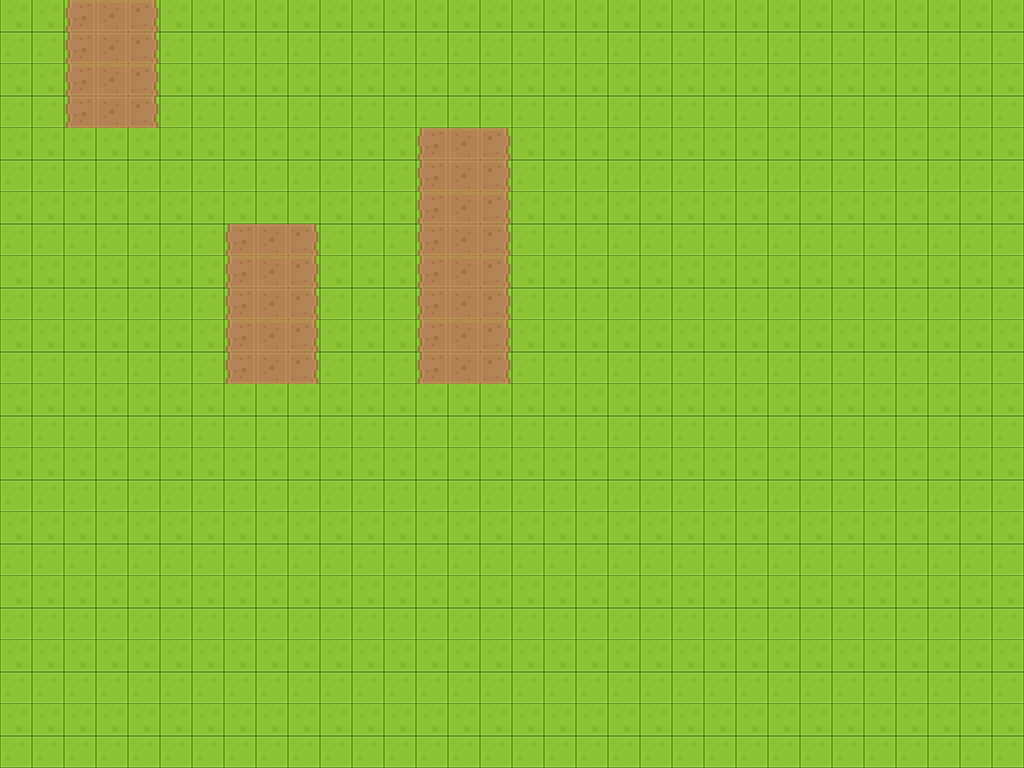

This is a level from a 2D game, rendered from its Tiled map with the project's own tilesets. A one-line summary and the complete map file follow:
An orthogonal 32x24 tile map with 32x32 px tiles, 2 tile layers (grass, path) and 10 objects (player_base, 1x, 3x, 2y, 4y, ...).

<map version="1.2" tiledversion="1.3.3" orientation="orthogonal" renderorder="right-down" width="32" height="24" tilewidth="32" tileheight="32" infinite="0" nextlayerid="6" nextobjectid="20">
 <tileset firstgid="1" source="roguelikeSheet_transparent 32 - 2 space.tsx" />
 <layer id="1" name="grass" width="32" height="24">
  <data encoding="csv">
6,6,6,6,6,6,6,6,6,6,6,6,6,6,6,6,6,6,6,6,6,6,6,6,6,6,6,6,6,6,6,6,
63,63,63,63,63,63,63,63,63,63,63,63,63,63,63,63,63,63,63,63,63,63,63,63,63,63,63,63,63,63,63,63,
6,6,6,6,6,6,6,6,6,6,6,6,6,6,6,6,6,6,6,6,6,6,6,6,6,6,6,6,6,6,6,6,
63,63,63,63,63,63,63,63,63,63,63,63,63,63,63,63,63,63,63,63,63,63,63,63,63,63,63,63,63,63,63,63,
6,6,6,6,6,6,6,6,6,6,6,6,6,6,6,6,6,6,6,6,6,6,6,6,6,6,6,6,6,6,6,6,
63,63,63,63,63,63,63,63,63,63,63,63,63,63,63,63,63,63,63,63,63,63,63,63,63,63,63,63,63,63,63,63,
6,6,6,6,6,6,6,6,6,6,6,6,6,6,6,6,6,6,6,6,6,6,6,6,6,6,6,6,6,6,6,6,
63,63,63,63,63,63,63,63,63,63,63,63,63,63,63,63,63,63,63,63,63,63,63,63,63,63,63,63,63,63,63,63,
6,6,6,6,6,6,6,6,6,6,6,6,6,6,6,6,6,6,6,6,6,6,6,6,6,6,6,6,6,6,6,6,
63,63,63,63,63,63,63,63,63,63,63,63,63,63,63,63,63,63,63,63,63,63,63,63,63,63,63,63,63,63,63,63,
6,6,6,6,6,6,6,6,6,6,6,6,6,6,6,6,6,6,6,6,6,6,6,6,6,6,6,6,6,6,6,6,
63,63,63,63,63,63,63,63,63,63,63,63,63,63,63,63,63,63,63,63,63,63,63,63,63,63,63,63,63,63,63,63,
6,6,6,6,6,6,6,6,6,6,6,6,6,6,6,6,6,6,6,6,6,6,6,6,6,6,6,6,6,6,6,6,
63,63,63,63,63,63,63,63,63,63,63,63,63,63,63,63,63,63,63,63,63,63,63,63,63,63,63,63,63,63,63,63,
6,6,6,6,6,6,6,6,6,6,6,6,6,6,6,6,6,6,6,6,6,6,6,6,6,6,6,6,6,6,6,6,
63,63,63,63,63,63,63,63,63,63,63,63,63,63,63,63,63,63,63,63,63,63,63,63,63,63,63,63,63,63,63,63,
6,6,6,6,6,6,6,6,6,6,6,6,6,6,6,6,6,6,6,6,6,6,6,6,6,6,6,6,6,6,6,6,
63,63,63,63,63,63,63,63,63,63,63,63,63,63,63,63,63,63,63,63,63,63,63,63,63,63,63,63,63,63,63,63,
6,6,6,6,6,6,6,6,6,6,6,6,6,6,6,6,6,6,6,6,6,6,6,6,6,6,6,6,6,6,6,6,
63,63,63,63,63,63,63,63,63,63,63,63,63,63,63,63,63,63,63,63,63,63,63,63,63,63,63,63,63,63,63,63,
6,6,6,6,6,6,6,6,6,6,6,6,6,6,6,6,6,6,6,6,6,6,6,6,6,6,6,6,6,6,6,6,
63,63,63,63,63,63,63,63,63,63,63,63,63,63,63,63,63,63,63,63,63,63,63,63,63,63,63,63,63,63,63,63,
6,6,6,6,6,6,6,6,6,6,6,6,6,6,6,6,6,6,6,6,6,6,6,6,6,6,6,6,6,6,6,6,
63,63,63,63,63,63,63,63,63,63,63,63,63,63,63,63,63,63,63,63,63,63,63,63,63,63,63,63,63,63,63,63
</data>
 </layer>
 <layer id="2" name="path" width="32" height="24">
  <data encoding="csv">
0,0,578,579,580,0,0,0,0,0,0,0,0,0,0,0,0,0,0,0,0,0,0,0,0,0,0,0,0,0,0,0,
0,0,578,579,580,0,0,0,0,0,0,0,0,0,0,0,0,0,0,0,0,0,0,0,0,0,0,0,0,0,0,0,
0,0,578,579,580,0,0,0,0,0,0,0,0,0,0,0,0,0,0,0,0,0,0,0,0,0,0,0,0,0,0,0,
0,0,578,579,580,0,0,0,0,0,0,0,0,0,0,0,0,0,0,0,0,0,0,0,0,0,0,0,0,0,0,0,
0,0,0,0,0,0,0,0,0,0,0,0,0,578,579,580,0,0,0,0,0,0,0,0,0,0,0,0,0,0,0,0,
0,0,0,0,0,0,0,0,0,0,0,0,0,578,579,580,0,0,0,0,0,0,0,0,0,0,0,0,0,0,0,0,
0,0,0,0,0,0,0,0,0,0,0,0,0,578,579,580,0,0,0,0,0,0,0,0,0,0,0,0,0,0,0,0,
0,0,0,0,0,0,0,578,579,580,0,0,0,578,579,580,0,0,0,0,0,0,0,0,0,0,0,0,0,0,0,0,
0,0,0,0,0,0,0,578,579,580,0,0,0,578,579,580,0,0,0,0,0,0,0,0,0,0,0,0,0,0,0,0,
0,0,0,0,0,0,0,578,579,580,0,0,0,578,579,580,0,0,0,0,0,0,0,0,0,0,0,0,0,0,0,0,
0,0,0,0,0,0,0,578,579,580,0,0,0,578,579,580,0,0,0,0,0,0,0,0,0,0,0,0,0,0,0,0,
0,0,0,0,0,0,0,578,579,580,0,0,0,578,579,580,0,0,0,0,0,0,0,0,0,0,0,0,0,0,0,0,
0,0,0,0,0,0,0,0,0,0,0,0,0,0,0,0,0,0,0,0,0,0,0,0,0,0,0,0,0,0,0,0,
0,0,0,0,0,0,0,0,0,0,0,0,0,0,0,0,0,0,0,0,0,0,0,0,0,0,0,0,0,0,0,0,
0,0,0,0,0,0,0,0,0,0,0,0,0,0,0,0,0,0,0,0,0,0,0,0,0,0,0,0,0,0,0,0,
0,0,0,0,0,0,0,0,0,0,0,0,0,0,0,0,0,0,0,0,0,0,0,0,0,0,0,0,0,0,0,0,
0,0,0,0,0,0,0,0,0,0,0,0,0,0,0,0,0,0,0,0,0,0,0,0,0,0,0,0,0,0,0,0,
0,0,0,0,0,0,0,0,0,0,0,0,0,0,0,0,0,0,0,0,0,0,0,0,0,0,0,0,0,0,0,0,
0,0,0,0,0,0,0,0,0,0,0,0,0,0,0,0,0,0,0,0,0,0,0,0,0,0,0,0,0,0,0,0,
0,0,0,0,0,0,0,0,0,0,0,0,0,0,0,0,0,0,0,0,0,0,0,0,0,0,0,0,0,0,0,0,
0,0,0,0,0,0,0,0,0,0,0,0,0,0,0,0,0,0,0,0,0,0,0,0,0,0,0,0,0,0,0,0,
0,0,0,0,0,0,0,0,0,0,0,0,0,0,0,0,0,0,0,0,0,0,0,0,0,0,0,0,0,0,0,0,
0,0,0,0,0,0,0,0,0,0,0,0,0,0,0,0,0,0,0,0,0,0,0,0,0,0,0,0,0,0,0,0,
0,0,0,0,0,0,0,0,0,0,0,0,0,0,0,0,0,0,0,0,0,0,0,0,0,0,0,0,0,0,0,0
</data>
 </layer>
 <objectgroup id="4" name="base">
  <object id="8" name="mob_target" type="player_base" x="832" y="0" width="160" height="96" />
 </objectgroup>
 <objectgroup id="3" name="turn triggers">
  <object id="1" name="mob_target_x" type="1x" x="448" y="64">
   <point />
  </object>
  <object id="2" name="mob_target_x" type="3x" x="160" y="416">
   <point />
  </object>
  <object id="3" name="mob_target_y" type="2y" x="448" y="416">
   <point />
  </object>
  <object id="4" name="mob_target_y" type="4y" x="160" y="608">
   <point />
  </object>
  <object id="5" name="mob_target_x" type="5x" x="864" y="608">
   <point />
  </object>
  <object id="9" name="mob_target_y" type="6y" x="864" y="96">
   <point />
  </object>
  <object id="10" name="mob_start" type="y" x="0" y="112">
   <properties>
    <property name="value" value="112" />
   </properties>
   <point />
  </object>
  <object id="11" name="path_width" x="0" y="72" width="8" height="80">
   <properties>
    <property name="value" value="80" />
   </properties>
  </object>
 </objectgroup>
 <objectgroup id="5" name="path_rects">
  <object id="19" name="path_rect" x="832" y="0" width="160" height="96" />
 </objectgroup>
</map>